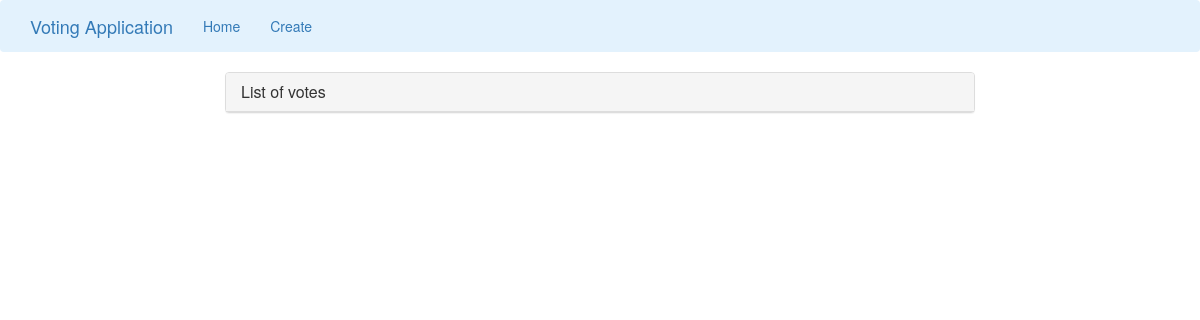
The app's page /, older data.
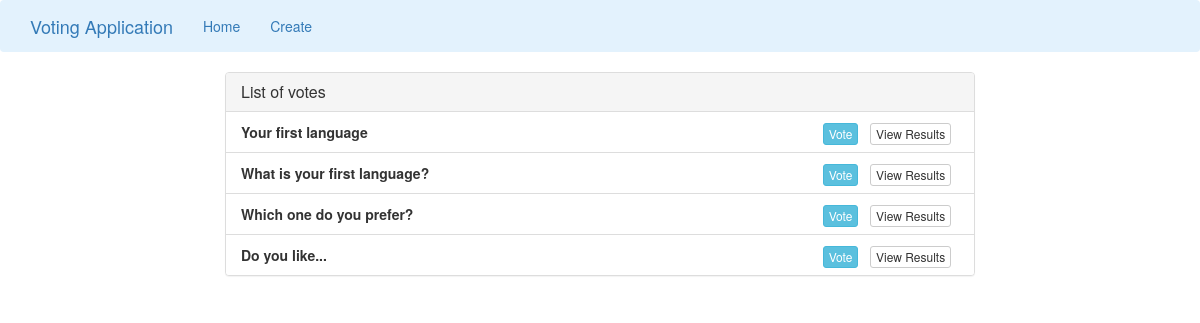
The same page, newer data.
### app/models.py (models this page shows, shortened)
class Poll(models.Model):
    question = models.TextField(max_length=30)
    option_one = models.CharField(max_length=30)
    option_two = models.CharField(max_length=30)
    option_three = models.CharField(max_length=30)
    option_one_count = models.IntegerField(default=0)
    option_two_count = models.IntegerField(default=0)
    option_three_count = models.IntegerField(default=0)

### app/views.py (the view)
# urls.py: path('', poll_views.index, name='home'),
def index(request):
    polls = Poll.objects.all()
    context = {
        'polls' : polls
    }
    return render(request, 'app/index.html', context)

### app/templates/app/index.html (shortened to what this page needs)
{% extends "app/base.html" %}
{% block main %}
<div class="row">
    <div class="col-lg-8 col-lg-offset-2">
        <div class="panel panel-default">
            <div class="panel-heading">
                <h3 class="panel-title">List of votes</h3>
            </div>
            <ul class="list-group">
                {% for poll in polls %}
                <li class="list-group-item">
                    <strong>{{ poll.question }}</strong>
                    <span class="pull-right">
                        <a href="{% url 'vote' poll.id %}" class="btn btn-info btn-xs">Vote</a> &nbsp;
                        <a href="{% url 'results' poll.id %}" class="btn btn-default btn-xs">View Results</a> &nbsp;
                    </span>
                </li>
                {% endfor %}
            </ul>
        </div>
    </div>
</div>
{% endblock %}

### app/templates/app/base.html (shortened to what this page needs)
{% load static %}
<!DOCTYPE html>
<html lang="en">
	<head>
		<link rel="stylesheet" href="https://maxcdn.bootstrapcdn.com/bootstrap/3.3.7/css/bootstrap.min.css">
	</head>
	<body>
		<nav class="navbar" style="background-color: #e3f2fd;" role="navigation">
			<div class="container">
				<div class="navbar-header">
					<a class="navbar-brand" href="{% url 'home' %}">Voting Application</a>
				</div>
				<div class="collapse navbar-collapse navbar-ex1-collapse">
					<ul class="nav navbar-nav">
						<li><a href="{% url 'home' %}">Home</a></li>
						<li><a href="{% url 'create' %}">Create</a></li>
					</ul>
				</div>
			</div>
		</nav>
		<div class="container">
			{% block main %}{% endblock %}
		</div>
	</body>
</html>

Row changes from the older to the newer data that the page shows:
added Poll: question "Your first language"
added Poll: question "What is your first language?"
added Poll: question "Which one do you prefer?"
added Poll: question "Do you like..."
